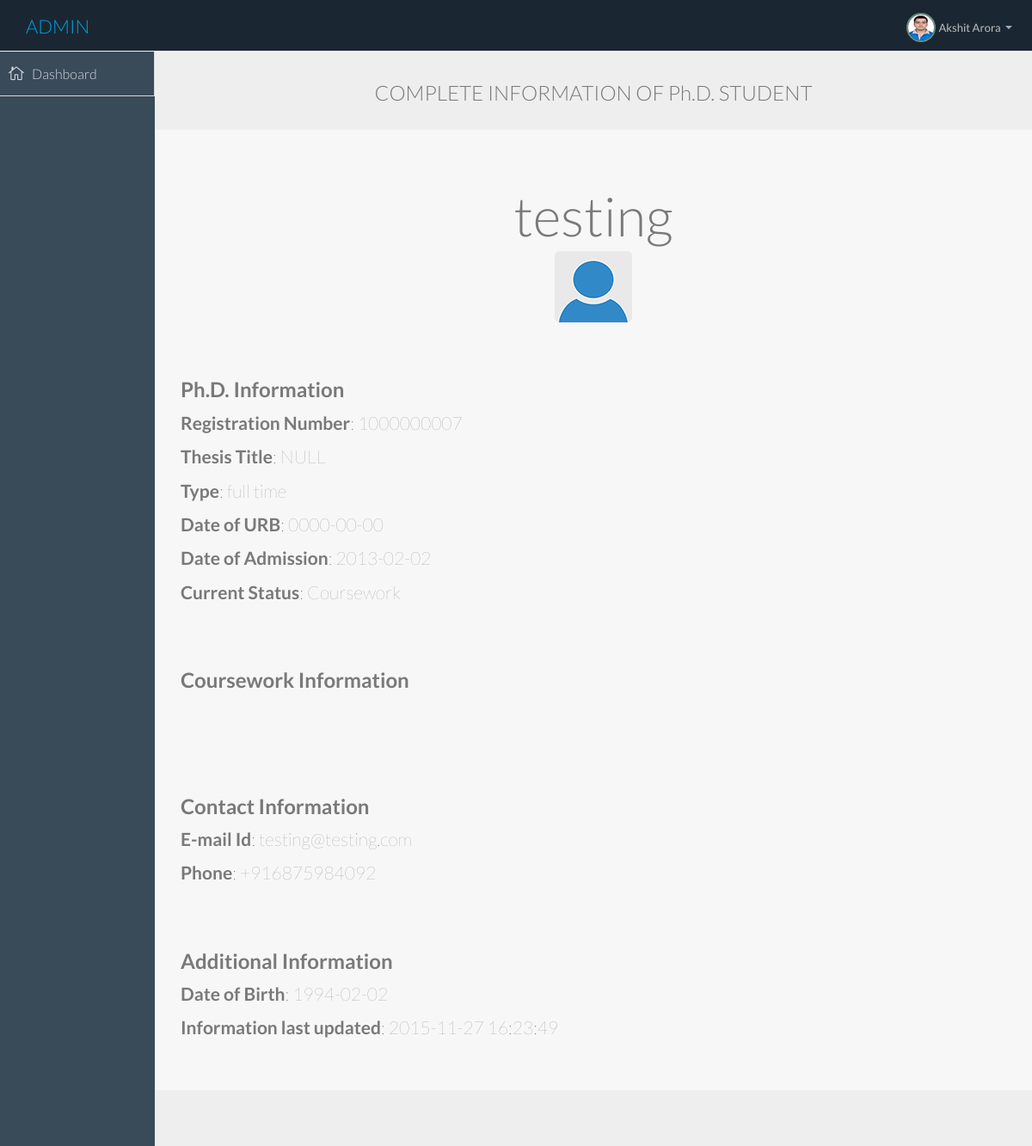
The page /admin/cinfo.php?regno=1000000007 (signed in) on the database its author committed.
### tables this page shows
CREATE TABLE IF NOT EXISTS `student` (
  `sid` int(11) NOT NULL,
  `timestamp` timestamp NOT NULL DEFAULT CURRENT_TIMESTAMP,
  `regno` int(11) NOT NULL,
  `sname` varchar(100) NOT NULL,
  `full_part` varchar(5) NOT NULL,
  `status` varchar(300) NOT NULL,
  `sdob` date NOT NULL,
  `semail` varchar(100) NOT NULL,
  `sbranch` varchar(4) DEFAULT NULL,
  `sdoa` date NOT NULL,
  `sdurb` date NOT NULL,
  `sthesis` varchar(500) NOT NULL,
  `sphone` varchar(200) NOT NULL,
  `comm_id` int(11) DEFAULT NULL,
  `slid` varchar(300) DEFAULT NULL,
  `def` int(11) NOT NULL DEFAULT '1'
);

### admin/cinfo.php (the view, shortened to what this page needs)
<?php session_start();error_reporting(0);
if(1){
    require 'header.php';
    $conn = new mysqli("localhost", "root", "","phd");
?>
  <body>
  <section id="container" class="">
      <header class="header dark-bg">
            <div class="toggle-nav">
            </div>
            <a href="index.php" class="logo"><span class="lite">Admin</span></a>
           <div class="top-nav notification-row">
                <ul class="nav pull-right top-menu">
                    <li class="dropdown">
                        <a data-toggle="dropdown" class="dropdown-toggle" href="#">
                            <span class="profile-ava">
                                <img alt="" src="img/now/<?php
    $path = "img/now/".$_SESSION["id"]."1_small.jpg";
 if(file_exists($path)) {
   echo $_SESSION["id"];} else {
        echo "avatar";
    }?>1_small.jpg">
                            </span>
                            <span class="username"><?php echo $_SESSION["name"]; ?></span>
                            <b class="caret"></b>
                        </a>
                    </li>
                </ul>
            </div>
      </header>
      <aside>
          <div id="sidebar"  class="nav-collapse ">
              <ul class="sidebar-menu">
                  <li>
                      <a class="" href="index.php">
                          <i class="icon_house_alt"></i>
                          <span>Dashboard</span>
                      </a>
                  </li>
              </ul>
          </div>
      </aside>
      <section id="main-content">
          <section class="wrapper">
			  <div class="row">
				<div class="col-lg-12">
                    <?php
                        $sql = "SELECT * FROM STUDENT WHERE regno=".$_GET["regno"].";";
                        $result = mysqli_query($conn,$sql);
                        $row = mysqli_fetch_assoc($result);
                    ?>
					<center><h3>COMPLETE INFORMATION OF Ph.D. STUDENT</h3></center><br>
                  </div>
              </div>
              <div class="row jumbotron">
                  <center>
                      <h1><?php echo $row["sname"]; ?></h1>
                      <img src='<?php
    $path = "img/now/".$row["regno"].".jpg";
    if(file_exists($path)) {
        echo $path;}
    else {
        echo "img/now/avatar1.png";}
                                ?>' class='img-rounded'/>
                  </center>
                  <br><h3><b>Ph.D. Information</b></h3>
                  <p><b>Registration Number</b>: <?php echo $row["regno"];?></p>
                  <p><b>Thesis Title</b>: <?php echo $row["sthesis"];?></p>
                  <p><b>Type</b>: <?php echo $row["full_part"];?> time</p>
                  <p><b>Date of URB</b>: <?php echo $row["sdurb"];?></p>
                  <p><b>Date of Admission</b>: <?php echo $row["sdoa"];?></p>
                  <p><b>Current Status</b>: <?php echo $row["status"];?></p>
                  <?php
                        echo "<br><h3><b>Coursework Information</b></h3>";
                  ?>
                  <br><br><h3><b>Contact Information</b></h3>
                  <p><b>E-mail Id</b>: <?php echo $row["semail"];?></p>
                  <p><b>Phone</b>: <?php echo $row["sphone"];?></p>
                  <br><h3><b>Additional Information</b></h3>
                  <p><b>Date of Birth</b>: <?php echo $row["sdob"];?></p>
                  <p><b>Information last updated</b>: <?php echo $row["timestamp"];?></p>
              </div>
          </section>
      </section>
      </section>
  </body>
</html>
<?php
}
?>

### rows shown on the page
student: sname "testing", regno "1000000007", sthesis "NULL", full_part "full", sdurb "0000-00-00", sdoa "2013-02-02", status "Coursework", semail "testing@testing.com", sphone "+916875984092", sdob "1994-02-02", timestamp "2015-11-27 16:23:49"

### other values the page prints
$_SESSION["name"] "Akshit Arora"
